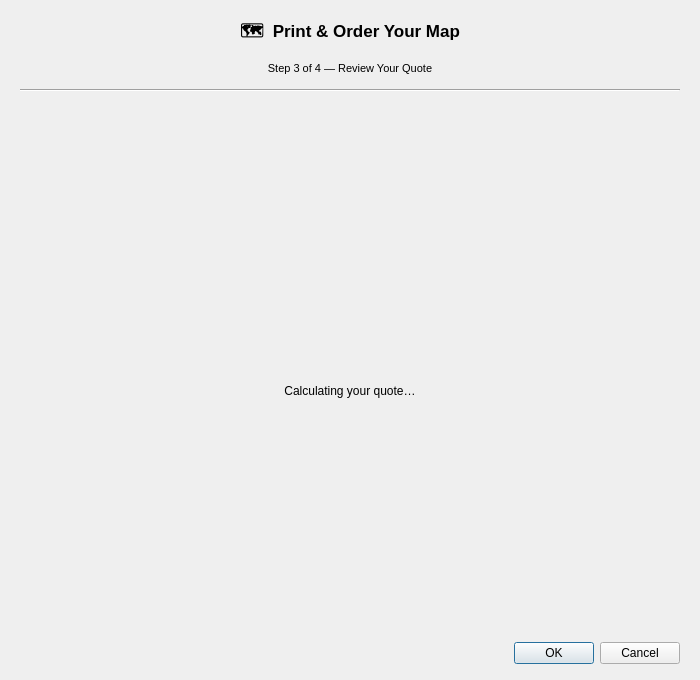
<?xml version="1.0" encoding="UTF-8"?>
<ui version="4.0">
 <class>AtlasPressQuoteDialog</class>
 <widget class="QDialog" name="AtlasPressQuoteDialog">
  <property name="geometry">
   <rect><x>0</x><y>0</y><width>700</width><height>680</height></rect>
  </property>
  <property name="minimumSize">
   <size><width>680</width><height>640</height></size>
  </property>
  <property name="windowTitle">
   <string>Atlas Press — Your Quote</string>
  </property>

  <layout class="QVBoxLayout" name="rootLayout">
   <property name="spacing"><number>14</number></property>
   <property name="leftMargin"><number>20</number></property>
   <property name="topMargin"><number>18</number></property>
   <property name="rightMargin"><number>20</number></property>
   <property name="bottomMargin"><number>16</number></property>

   <!-- ── Header (always visible) ── -->
   <item>
    <widget class="QLabel" name="headerLabel">
     <property name="font"><font><pointsize>13</pointsize><bold>true</bold></font></property>
     <property name="text"><string>🗺️  Print &amp; Order Your Map</string></property>
     <property name="alignment"><set>Qt::AlignmentFlag::AlignCenter</set></property>
    </widget>
   </item>

   <!-- Step indicator label only — no progress bar -->
   <item>
    <widget class="QLabel" name="stepIndicatorLabel">
     <property name="text"><string>Step 3 of 4 — Review Your Quote</string></property>
     <property name="alignment"><set>Qt::AlignmentFlag::AlignCenter</set></property>
     <property name="styleSheet"><string>color: palette(text); font-size: 11px;</string></property>
    </widget>
   </item>

   <item>
    <widget class="QFrame" name="dividerLine">
     <property name="styleSheet"><string>color: #dddddd;</string></property>
     <property name="frameShape"><enum>QFrame::Shape::HLine</enum></property>
     <property name="frameShadow"><enum>QFrame::Shadow::Sunken</enum></property>
    </widget>
   </item>

   <!-- ══════════════════════════════════════════════════════════════
        dialogStackedWidget pages:
          0 — quoteLoadingPage   : spinner while POST /quotes is in flight
          1 — quoteContentPage   : quote result (shipping options + price summary)
          2 — quoteErrorPage     : error message + Retry button
        Switch in Python:
          self.dialogStackedWidget.setCurrentIndex(0 / 1 / 2)
        ══════════════════════════════════════════════════════════════ -->
   <item>
    <widget class="QStackedWidget" name="dialogStackedWidget">
     <property name="currentIndex"><number>0</number></property>

     <!-- ── Page 0 : Loading ── -->
     <widget class="QWidget" name="quoteLoadingPage">
      <layout class="QVBoxLayout" name="quoteLoadingLayout">
       <property name="spacing"><number>12</number></property>
       <item>
        <spacer name="loadingTopSpacer">
         <property name="orientation"><enum>Qt::Orientation::Vertical</enum></property>
         <property name="sizeHint" stdset="0"><size><width>20</width><height>40</height></size></property>
        </spacer>
       </item>
       <item>
        <!--
          quoteLoadingSpinnerLabel: attach QMovie(spinner.gif) in Python.
          self._spinner = QMovie(".../resources/spinner.gif")
          self.quoteLoadingSpinnerLabel.setMovie(self._spinner)
        -->
        <widget class="QLabel" name="quoteLoadingSpinnerLabel">
         <property name="text"><string/></property>
         <property name="alignment"><set>Qt::AlignmentFlag::AlignCenter</set></property>
         <property name="minimumSize"><size><width>0</width><height>36</height></size></property>
        </widget>
       </item>
       <item>
        <widget class="QLabel" name="quoteLoadingTextLabel">
         <property name="text"><string>Calculating your quote…</string></property>
         <property name="alignment"><set>Qt::AlignmentFlag::AlignCenter</set></property>
         <property name="styleSheet"><string>color: palette(text); font-size: 12px;</string></property>
        </widget>
       </item>
       <item>
        <spacer name="loadingBottomSpacer">
         <property name="orientation"><enum>Qt::Orientation::Vertical</enum></property>
         <property name="sizeHint" stdset="0"><size><width>20</width><height>40</height></size></property>
        </spacer>
       </item>
      </layout>
     </widget>

     <!-- ── Page 1 : Content ── -->
     <widget class="QWidget" name="quoteContentPage">
      <layout class="QVBoxLayout" name="quoteContentLayout">
       <property name="spacing"><number>14</number></property>
       <property name="leftMargin"><number>0</number></property>
       <property name="rightMargin"><number>0</number></property>
       <property name="topMargin"><number>0</number></property>
       <property name="bottomMargin"><number>0</number></property>

       <!-- ── Selected product summary ── -->
       <item>
        <widget class="QGroupBox" name="productSummaryGroupBox">
         <property name="title"><string>Selected Product</string></property>
         <property name="styleSheet"><string>QGroupBox { color: palette(text); font-weight: bold; }</string></property>
         <layout class="QHBoxLayout" name="productSummaryLayout">
          <property name="spacing"><number>10</number></property>

          <!--
            productThumbnailLabel: set a QPixmap from the variant preview_url.
            pixmap.scaled(56, 56, KeepAspectRatio, SmoothTransformation)
          -->
          <item>
           <widget class="QLabel" name="productThumbnailLabel">
            <property name="minimumSize"><size><width>56</width><height>56</height></size></property>
            <property name="maximumSize"><size><width>56</width><height>56</height></size></property>
            <property name="alignment"><set>Qt::AlignmentFlag::AlignCenter</set></property>
            <property name="styleSheet">
             <string>background: #f0f0f0; border: 1px solid #e0e0e0; border-radius: 4px;</string>
            </property>
            <property name="text"><string/></property>
           </widget>
          </item>

          <item>
           <layout class="QVBoxLayout" name="productSummaryTextLayout">
            <property name="spacing"><number>3</number></property>
            <!--
              productNameLabel: set in Python e.g. "Canvas Print"
              productVariantLabel: set in Python e.g. '16" x 20"'
            -->
            <item>
             <widget class="QLabel" name="productNameLabel">
              <property name="text"><string>Canvas Print</string></property>
              <property name="styleSheet"><string>font-weight: bold; font-size: 12px;</string></property>
             </widget>
            </item>
            <item>
             <widget class="QLabel" name="productVariantLabel">
              <property name="text"><string>—</string></property>
              <property name="styleSheet"><string>color: palette(text); font-size: 11px;</string></property>
              <property name="wordWrap"><bool>true</bool></property>
             </widget>
            </item>
           </layout>
          </item>

          <item>
           <spacer name="productSummarySpacer">
            <property name="orientation"><enum>Qt::Orientation::Horizontal</enum></property>
            <property name="sizeHint" stdset="0"><size><width>40</width><height>20</height></size></property>
           </spacer>
          </item>

         </layout>
        </widget>
       </item>

       <!-- ── Shipping address summary ── -->
       <!--
         All labels populated in Python from shipping_info dict:
           self.shipNameLabel.setText(shipping["name"])
           self.shipEmailLabel.setText(shipping["email"])
           addr2 = shipping.get("address2") or ""
           self.shipAddressLabel.setText(
               f"{shipping['address1']}{', ' + addr2 if addr2 else ''}"
           )
           state = shipping.get("state_code") or ""
           self.shipCityLabel.setText(
               f"{shipping['city']}{', ' + state if state else ''}"
           )
           self.shipCountryPostalLabel.setText(
               f"{shipping['country_code']}  ·  {shipping['zip']}"
           )
       -->
       <item>
        <widget class="QGroupBox" name="shippingAddressGroupBox">
         <property name="title"><string>Shipping To</string></property>
         <property name="styleSheet"><string>QGroupBox { color: palette(text); font-weight: bold; }</string></property>
         <layout class="QVBoxLayout" name="shippingAddressLayout">
          <property name="spacing"><number>3</number></property>

          <!-- Name -->
          <item>
           <widget class="QLabel" name="shipNameLabel">
            <property name="text"><string>—</string></property>
            <property name="styleSheet"><string>font-size: 12px; font-weight: bold; color: palette(text);</string></property>
            <property name="wordWrap"><bool>true</bool></property>
           </widget>
          </item>

          <!-- Email -->
          <item>
           <widget class="QLabel" name="shipEmailLabel">
            <property name="text"><string>—</string></property>
            <property name="styleSheet"><string>font-size: 11px; color: palette(text);</string></property>
            <property name="wordWrap"><bool>true</bool></property>
           </widget>
          </item>

          <!-- Address line 1 + optional line 2 -->
          <item>
           <widget class="QLabel" name="shipAddressLabel">
            <property name="text"><string>—</string></property>
            <property name="styleSheet"><string>font-size: 11px; color: palette(text);</string></property>
            <property name="wordWrap"><bool>true</bool></property>
           </widget>
          </item>

          <!-- City + state -->
          <item>
           <widget class="QLabel" name="shipCityLabel">
            <property name="text"><string>—</string></property>
            <property name="styleSheet"><string>font-size: 11px; color: palette(text);</string></property>
            <property name="wordWrap"><bool>true</bool></property>
           </widget>
          </item>

          <!-- Country + postal -->
          <item>
           <widget class="QLabel" name="shipCountryPostalLabel">
            <property name="text"><string>—</string></property>
            <property name="styleSheet"><string>font-size: 11px; color: palette(text);</string></property>
            <property name="wordWrap"><bool>true</bool></property>
           </widget>
          </item>

         </layout>
        </widget>
       </item>

       <!-- ── Shipping options (always visible) ── -->
       <!--
         shippingOptionsGroupBox: always shown.
         Populate QRadioButtons dynamically in Python via shippingOptionsLayout:

         Single option → add one QRadioButton, setChecked(True)
         Multiple options → add one QRadioButton per option, first checked by default.

         For each option:
           rb = QRadioButton(f"{option['name']}  —  {currency} {option['rate']:.2f}")
           rb.setChecked(i == 0)
           self.shippingOptionsLayout.addWidget(rb)
       -->
       <item>
        <widget class="QGroupBox" name="shippingOptionsGroupBox">
         <property name="title"><string>Shipping Method</string></property>
         <property name="styleSheet"><string>QGroupBox { color: palette(text); font-weight: bold; }</string></property>
         <layout class="QVBoxLayout" name="shippingOptionsLayout">
          <property name="spacing"><number>6</number></property>
          <!-- QRadioButtons added dynamically in Python -->
         </layout>
        </widget>
       </item>

       <!-- ── Price breakdown ── -->
       <item>
        <widget class="QGroupBox" name="priceSummaryGroupBox">
         <property name="title"><string>Price Summary</string></property>
         <property name="styleSheet"><string>QGroupBox { color: palette(text); font-weight: bold; }</string></property>
         <layout class="QVBoxLayout" name="priceSummaryLayout">
          <property name="spacing"><number>6</number></property>

          <!-- Product price row -->
          <item>
           <layout class="QHBoxLayout" name="productPriceRow">
            <item>
             <widget class="QLabel" name="productPriceHeadLabel">
              <property name="text"><string>Product</string></property>
              <property name="styleSheet"><string>font-size: 12px; color: palette(text);</string></property>
              <property name="wordWrap"><bool>true</bool></property>
             </widget>
            </item>
            <item>
             <spacer name="productPriceSpacer">
              <property name="orientation"><enum>Qt::Orientation::Horizontal</enum></property>
              <property name="sizeHint" stdset="0"><size><width>40</width><height>20</height></size></property>
             </spacer>
            </item>
            <item>
             <!--
               productPriceLabel: set in Python e.g. "USD 59.99"
               self.productPriceLabel.setText(f"{currency} {product_price:.2f}")
             -->
             <widget class="QLabel" name="productPriceLabel">
              <property name="text"><string>—</string></property>
              <property name="alignment"><set>Qt::AlignmentFlag::AlignRight|Qt::AlignmentFlag::AlignVCenter</set></property>
              <property name="styleSheet"><string>font-size: 12px; color: palette(text);</string></property>
              <property name="wordWrap"><bool>true</bool></property>
             </widget>
            </item>
           </layout>
          </item>

          <!-- Shipping price row -->
          <item>
           <layout class="QHBoxLayout" name="shippingPriceRow">
            <item>
             <!--
               shippingPriceHeadLabel: update text in Python if needed
               e.g. self.shippingPriceHeadLabel.setText(f"Shipping ({option_name})")
             -->
             <widget class="QLabel" name="shippingPriceHeadLabel">
              <property name="text"><string>Shipping</string></property>
              <property name="styleSheet"><string>font-size: 12px; color: palette(text);</string></property>
              <property name="wordWrap"><bool>true</bool></property>
             </widget>
            </item>
            <item>
             <spacer name="shippingPriceSpacer">
              <property name="orientation"><enum>Qt::Orientation::Horizontal</enum></property>
              <property name="sizeHint" stdset="0"><size><width>40</width><height>20</height></size></property>
             </spacer>
            </item>
            <item>
             <!--
               shippingPriceLabel: set in Python e.g. "USD 8.50"
               self.shippingPriceLabel.setText(f"{currency} {shipping_price:.2f}")
             -->
             <widget class="QLabel" name="shippingPriceLabel">
              <property name="text"><string>—</string></property>
              <property name="alignment"><set>Qt::AlignmentFlag::AlignRight|Qt::AlignmentFlag::AlignVCenter</set></property>
              <property name="styleSheet"><string>font-size: 12px; color: palette(text);</string></property>
              <property name="wordWrap"><bool>true</bool></property>
             </widget>
            </item>
           </layout>
          </item>

          <!-- Divider -->
          <item>
           <widget class="QFrame" name="priceDivider">
            <property name="frameShape"><enum>QFrame::Shape::HLine</enum></property>
            <property name="frameShadow"><enum>QFrame::Shadow::Sunken</enum></property>
            <property name="styleSheet"><string>color: #dddddd;</string></property>
           </widget>
          </item>

          <!-- Total row -->
          <item>
           <layout class="QHBoxLayout" name="totalPriceRow">
            <item>
             <widget class="QLabel" name="totalPriceHeadLabel">
              <property name="text"><string>Total</string></property>
              <property name="styleSheet">
               <string>font-size: 13px; font-weight: bold; color: palette(text);</string>
              </property>
             </widget>
            </item>
            <item>
             <spacer name="totalPriceSpacer">
              <property name="orientation"><enum>Qt::Orientation::Horizontal</enum></property>
              <property name="sizeHint" stdset="0"><size><width>40</width><height>20</height></size></property>
             </spacer>
            </item>
            <item>
             <!--
               totalPriceLabel: set in Python e.g. "USD 68.49"
               self.totalPriceLabel.setText(f"{currency} {total:.2f}")
             -->
             <widget class="QLabel" name="totalPriceLabel">
              <property name="text"><string>—</string></property>
              <property name="alignment"><set>Qt::AlignmentFlag::AlignRight|Qt::AlignmentFlag::AlignVCenter</set></property>
              <property name="styleSheet">
               <string>font-size: 14px; font-weight: bold; color: #3a7ebf;</string>
              </property>
             </widget>
            </item>
           </layout>
          </item>

          <!-- Currency note -->
          <item>
           <widget class="QLabel" name="currencyNoteLabel">
            <property name="text"><string>All prices in USD. Taxes may apply at checkout.</string></property>
            <property name="styleSheet"><string>color: palette(text); font-size: 10px;</string></property>
            <property name="wordWrap"><bool>true</bool></property>
            <property name="alignment"><set>Qt::AlignmentFlag::AlignRight|Qt::AlignmentFlag::AlignVCenter</set></property>
           </widget>
          </item>

         </layout>
        </widget>
       </item>

       <item>
        <spacer name="contentBottomSpacer">
         <property name="orientation"><enum>Qt::Orientation::Vertical</enum></property>
         <property name="sizeHint" stdset="0"><size><width>20</width><height>8</height></size></property>
        </spacer>
       </item>

      </layout>
     </widget>

     <!-- ── Page 2 : Error ── -->
     <widget class="QWidget" name="quoteErrorPage">
      <layout class="QVBoxLayout" name="quoteErrorLayout">
       <property name="spacing"><number>10</number></property>
       <item>
        <spacer name="errorTopSpacer">
         <property name="orientation"><enum>Qt::Orientation::Vertical</enum></property>
         <property name="sizeHint" stdset="0"><size><width>20</width><height>40</height></size></property>
        </spacer>
       </item>
       <item>
        <widget class="QLabel" name="quoteErrorIconLabel">
         <property name="text"><string>⚠️</string></property>
         <property name="alignment"><set>Qt::AlignmentFlag::AlignCenter</set></property>
         <property name="styleSheet"><string>font-size: 28px;</string></property>
        </widget>
       </item>
       <item>
        <widget class="QLabel" name="quoteErrorTitleLabel">
         <property name="text"><string>Could not calculate quote</string></property>
         <property name="alignment"><set>Qt::AlignmentFlag::AlignCenter</set></property>
         <property name="styleSheet"><string>font-size: 13px; font-weight: bold; color: palette(text);</string></property>
        </widget>
       </item>
       <item>
        <!--
          quoteErrorMessageLabel: set in Python with the actual error string.
          self.quoteErrorMessageLabel.setText(str(error))
        -->
        <widget class="QLabel" name="quoteErrorMessageLabel">
         <property name="text"><string>Go back and review your information, then try again.</string></property>
         <property name="alignment"><set>Qt::AlignmentFlag::AlignCenter</set></property>
         <property name="styleSheet"><string>color: palette(text); font-size: 11px;</string></property>
         <property name="wordWrap"><bool>true</bool></property>
        </widget>
       </item>
       <item>
        <widget class="QLabel" name="quoteErrorDetailsLabel">
         <property name="text"><string/></property>
         <property name="styleSheet"><string>color: palette(text); font-size: 11px;</string></property>
         <property name="wordWrap"><bool>true</bool></property>
         <property name="visible"><bool>false</bool></property>
        </widget>
       </item>
       <item>
        <layout class="QHBoxLayout" name="quoteRetryLayout">
         <item>
          <spacer name="retryLeftSpacer">
           <property name="orientation"><enum>Qt::Orientation::Horizontal</enum></property>
           <property name="sizeHint" stdset="0"><size><width>40</width><height>20</height></size></property>
          </spacer>
         </item>
         <item>
          <!--
            quoteRetryButton: connect to self._request_quote() in Python.
            Retries the POST /quotes with the same product + shipping info.
          -->
          <widget class="QPushButton" name="quoteRetryButton">
           <property name="text"><string>Retry</string></property>
           <property name="styleSheet">
            <string>QPushButton { background: #3a7ebf; color: white; border: none;
              border-radius: 4px; padding: 6px 24px; font-size: 12px; }
            QPushButton:hover { background: #2e6aaa; }</string>
           </property>
          </widget>
         </item>
         <item>
          <spacer name="retryRightSpacer">
           <property name="orientation"><enum>Qt::Orientation::Horizontal</enum></property>
           <property name="sizeHint" stdset="0"><size><width>40</width><height>20</height></size></property>
          </spacer>
         </item>
        </layout>
       </item>
       <item>
        <spacer name="errorBottomSpacer">
         <property name="orientation"><enum>Qt::Orientation::Vertical</enum></property>
         <property name="sizeHint" stdset="0"><size><width>20</width><height>40</height></size></property>
        </spacer>
       </item>
     </layout>
     </widget>

    </widget> <!-- /dialogStackedWidget -->
   </item>

   <!-- ── Button box (always visible) ── -->
   <item>
    <widget class="QDialogButtonBox" name="buttonsActions">
     <property name="orientation"><enum>Qt::Orientation::Horizontal</enum></property>
     <property name="standardButtons">
      <set>QDialogButtonBox::StandardButton::Cancel|QDialogButtonBox::StandardButton::Ok</set>
     </property>
    </widget>
   </item>

  </layout>
 </widget>

 <resources/>
 <connections>
  <connection>
   <sender>buttonsActions</sender><signal>accepted()</signal>
   <receiver>AtlasPressQuoteDialog</receiver><slot>accept()</slot>
   <hints>
    <hint type="sourcelabel"><x>248</x><y>550</y></hint>
    <hint type="destinationlabel"><x>157</x><y>550</y></hint>
   </hints>
  </connection>
  <connection>
   <sender>buttonsActions</sender><signal>rejected()</signal>
   <receiver>AtlasPressQuoteDialog</receiver><slot>reject()</slot>
   <hints>
    <hint type="sourcelabel"><x>316</x><y>550</y></hint>
    <hint type="destinationlabel"><x>286</x><y>550</y></hint>
   </hints>
  </connection>
 </connections>
</ui>
